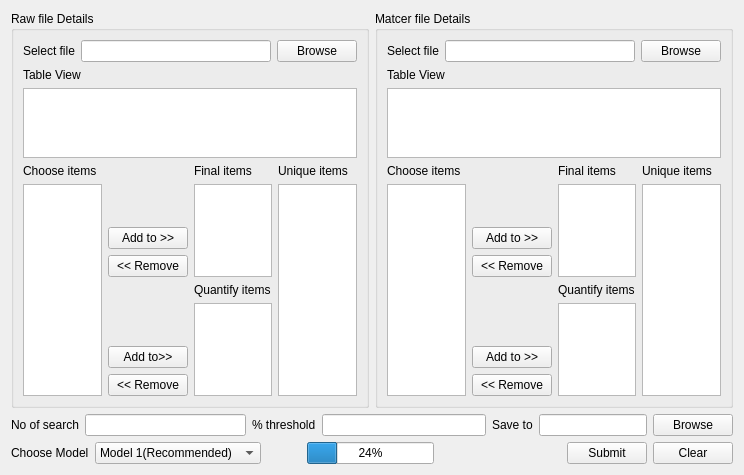
<?xml version="1.0" encoding="UTF-8"?>
<ui version="4.0">
 <class>Frame</class>
 <widget class="QFrame" name="Frame">
  <property name="geometry">
   <rect>
    <x>0</x>
    <y>0</y>
    <width>744</width>
    <height>475</height>
   </rect>
  </property>
  <property name="windowTitle">
   <string>Frame</string>
  </property>
  <layout class="QHBoxLayout" name="horizontalLayout_13">
   <item>
    <layout class="QVBoxLayout" name="verticalLayout_19">
     <item>
      <layout class="QHBoxLayout" name="horizontalLayout">
       <item>
        <widget class="QGroupBox" name="groupBox">
         <property name="title">
          <string>Raw file Details</string>
         </property>
         <layout class="QVBoxLayout" name="verticalLayout_9">
          <item>
           <layout class="QVBoxLayout" name="verticalLayout_7">
            <item>
             <layout class="QHBoxLayout" name="horizontalLayout_2">
              <item>
               <widget class="QLabel" name="label_3">
                <property name="text">
                 <string>Select file</string>
                </property>
               </widget>
              </item>
              <item>
               <widget class="QLineEdit" name="line_file1Path"/>
              </item>
              <item>
               <widget class="QPushButton" name="button_browseFile1">
                <property name="text">
                 <string>Browse</string>
                </property>
               </widget>
              </item>
             </layout>
            </item>
            <item>
             <layout class="QVBoxLayout" name="verticalLayout_8">
              <item>
               <widget class="QLabel" name="label_4">
                <property name="text">
                 <string>Table View</string>
                </property>
               </widget>
              </item>
              <item>
               <widget class="QTableWidget" name="tableWidget_file1"/>
              </item>
             </layout>
            </item>
            <item>
             <layout class="QHBoxLayout" name="horizontalLayout_3">
              <item>
               <layout class="QVBoxLayout" name="verticalLayout_5">
                <item>
                 <widget class="QLabel" name="label_5">
                  <property name="text">
                   <string>Choose items</string>
                  </property>
                 </widget>
                </item>
                <item>
                 <widget class="QListWidget" name="listWidget_chooseFile1"/>
                </item>
               </layout>
              </item>
              <item>
               <layout class="QVBoxLayout" name="verticalLayout_3">
                <item>
                 <layout class="QVBoxLayout" name="verticalLayout_2">
                  <item>
                   <spacer name="verticalSpacer">
                    <property name="orientation">
                     <enum>Qt::Vertical</enum>
                    </property>
                    <property name="sizeHint" stdset="0">
                     <size>
                      <width>20</width>
                      <height>40</height>
                     </size>
                    </property>
                   </spacer>
                  </item>
                  <item>
                   <widget class="QPushButton" name="button_addTo1">
                    <property name="text">
                     <string>Add to &gt;&gt;</string>
                    </property>
                   </widget>
                  </item>
                  <item>
                   <widget class="QPushButton" name="button_removeTo1">
                    <property name="text">
                     <string>&lt;&lt; Remove</string>
                    </property>
                   </widget>
                  </item>
                  <item>
                   <spacer name="verticalSpacer_2">
                    <property name="orientation">
                     <enum>Qt::Vertical</enum>
                    </property>
                    <property name="sizeHint" stdset="0">
                     <size>
                      <width>20</width>
                      <height>40</height>
                     </size>
                    </property>
                   </spacer>
                  </item>
                 </layout>
                </item>
                <item>
                 <layout class="QVBoxLayout" name="verticalLayout">
                  <item>
                   <widget class="QPushButton" name="button_addToQuantify1">
                    <property name="text">
                     <string>Add to&gt;&gt;</string>
                    </property>
                   </widget>
                  </item>
                  <item>
                   <widget class="QPushButton" name="button_removeQuantify1">
                    <property name="text">
                     <string>&lt;&lt; Remove</string>
                    </property>
                   </widget>
                  </item>
                 </layout>
                </item>
               </layout>
              </item>
              <item>
               <layout class="QVBoxLayout" name="verticalLayout_4">
                <item>
                 <widget class="QLabel" name="label_6">
                  <property name="text">
                   <string>Final items</string>
                  </property>
                 </widget>
                </item>
                <item>
                 <widget class="QListWidget" name="listWidget_finalFile1"/>
                </item>
                <item>
                 <widget class="QLabel" name="label_8">
                  <property name="text">
                   <string>Quantify items</string>
                  </property>
                 </widget>
                </item>
                <item>
                 <widget class="QListWidget" name="listWidget_quantify1"/>
                </item>
               </layout>
              </item>
              <item>
               <layout class="QVBoxLayout" name="verticalLayout_6">
                <item>
                 <widget class="QLabel" name="label_7">
                  <property name="text">
                   <string>Unique items</string>
                  </property>
                 </widget>
                </item>
                <item>
                 <widget class="QListWidget" name="listWidget_uniqueFile1"/>
                </item>
               </layout>
              </item>
             </layout>
            </item>
           </layout>
          </item>
         </layout>
        </widget>
       </item>
       <item>
        <widget class="QGroupBox" name="groupBox_2">
         <property name="title">
          <string>Matcer file Details</string>
         </property>
         <layout class="QVBoxLayout" name="verticalLayout_10">
          <item>
           <layout class="QVBoxLayout" name="verticalLayout_11">
            <item>
             <layout class="QHBoxLayout" name="horizontalLayout_4">
              <item>
               <widget class="QLabel" name="label_9">
                <property name="text">
                 <string>Select file</string>
                </property>
               </widget>
              </item>
              <item>
               <widget class="QLineEdit" name="line_file2Path"/>
              </item>
              <item>
               <widget class="QPushButton" name="button_browseFile2">
                <property name="text">
                 <string>Browse</string>
                </property>
               </widget>
              </item>
             </layout>
            </item>
            <item>
             <layout class="QVBoxLayout" name="verticalLayout_20">
              <item>
               <widget class="QLabel" name="label_19">
                <property name="text">
                 <string>Table View</string>
                </property>
               </widget>
              </item>
              <item>
               <widget class="QTableWidget" name="tableWidget_file1_2"/>
              </item>
             </layout>
            </item>
            <item>
             <layout class="QVBoxLayout" name="verticalLayout_12"/>
            </item>
            <item>
             <layout class="QHBoxLayout" name="horizontalLayout_5">
              <item>
               <layout class="QVBoxLayout" name="verticalLayout_13">
                <item>
                 <widget class="QLabel" name="label_11">
                  <property name="text">
                   <string>Choose items</string>
                  </property>
                 </widget>
                </item>
                <item>
                 <widget class="QListWidget" name="listWidget_chooseFile2"/>
                </item>
               </layout>
              </item>
              <item>
               <layout class="QVBoxLayout" name="verticalLayout_14">
                <item>
                 <layout class="QVBoxLayout" name="verticalLayout_15">
                  <item>
                   <spacer name="verticalSpacer_3">
                    <property name="orientation">
                     <enum>Qt::Vertical</enum>
                    </property>
                    <property name="sizeHint" stdset="0">
                     <size>
                      <width>20</width>
                      <height>40</height>
                     </size>
                    </property>
                   </spacer>
                  </item>
                  <item>
                   <widget class="QPushButton" name="button_addTo2">
                    <property name="text">
                     <string>Add to &gt;&gt;</string>
                    </property>
                   </widget>
                  </item>
                  <item>
                   <widget class="QPushButton" name="button_removeTo2">
                    <property name="text">
                     <string>&lt;&lt; Remove</string>
                    </property>
                   </widget>
                  </item>
                  <item>
                   <spacer name="verticalSpacer_4">
                    <property name="orientation">
                     <enum>Qt::Vertical</enum>
                    </property>
                    <property name="sizeHint" stdset="0">
                     <size>
                      <width>20</width>
                      <height>40</height>
                     </size>
                    </property>
                   </spacer>
                  </item>
                 </layout>
                </item>
                <item>
                 <layout class="QVBoxLayout" name="verticalLayout_16">
                  <item>
                   <widget class="QPushButton" name="button_addToQuantify2">
                    <property name="text">
                     <string>Add to &gt;&gt;</string>
                    </property>
                   </widget>
                  </item>
                  <item>
                   <widget class="QPushButton" name="pushButton_10">
                    <property name="text">
                     <string>&lt;&lt; Remove</string>
                    </property>
                   </widget>
                  </item>
                 </layout>
                </item>
               </layout>
              </item>
              <item>
               <layout class="QVBoxLayout" name="verticalLayout_17">
                <item>
                 <widget class="QLabel" name="label_12">
                  <property name="text">
                   <string>Final items</string>
                  </property>
                 </widget>
                </item>
                <item>
                 <widget class="QListWidget" name="listWidget_finalFile2"/>
                </item>
                <item>
                 <widget class="QLabel" name="label_13">
                  <property name="text">
                   <string>Quantify items</string>
                  </property>
                 </widget>
                </item>
                <item>
                 <widget class="QListWidget" name="listWidget_quantify2"/>
                </item>
               </layout>
              </item>
              <item>
               <layout class="QVBoxLayout" name="verticalLayout_18">
                <item>
                 <widget class="QLabel" name="label_14">
                  <property name="text">
                   <string>Unique items</string>
                  </property>
                 </widget>
                </item>
                <item>
                 <widget class="QListWidget" name="listWidget_uniqueFile2"/>
                </item>
               </layout>
              </item>
             </layout>
            </item>
           </layout>
          </item>
         </layout>
        </widget>
       </item>
      </layout>
     </item>
     <item>
      <layout class="QHBoxLayout" name="horizontalLayout_9">
       <item>
        <layout class="QHBoxLayout" name="horizontalLayout_7">
         <item>
          <widget class="QLabel" name="label_15">
           <property name="text">
            <string>No of search</string>
           </property>
          </widget>
         </item>
         <item>
          <widget class="QLineEdit" name="line_numberOfSearch"/>
         </item>
        </layout>
       </item>
       <item>
        <layout class="QHBoxLayout" name="horizontalLayout_6">
         <item>
          <widget class="QLabel" name="label_16">
           <property name="text">
            <string>% threshold</string>
           </property>
          </widget>
         </item>
         <item>
          <widget class="QLineEdit" name="line_percentage"/>
         </item>
        </layout>
       </item>
       <item>
        <layout class="QHBoxLayout" name="horizontalLayout_8">
         <item>
          <widget class="QLabel" name="label_17">
           <property name="text">
            <string>Save to</string>
           </property>
          </widget>
         </item>
         <item>
          <widget class="QLineEdit" name="line_saveToPath"/>
         </item>
         <item>
          <widget class="QPushButton" name="button_browseSaveTo">
           <property name="text">
            <string>Browse</string>
           </property>
          </widget>
         </item>
        </layout>
       </item>
      </layout>
     </item>
     <item>
      <layout class="QHBoxLayout" name="horizontalLayout_12">
       <item>
        <layout class="QHBoxLayout" name="horizontalLayout_11">
         <item>
          <widget class="QLabel" name="label_18">
           <property name="text">
            <string>Choose Model</string>
           </property>
          </widget>
         </item>
         <item>
          <widget class="QComboBox" name="comboMatchingAlgorithm">
           <item>
            <property name="text">
             <string>Model 1(Recommended)</string>
            </property>
           </item>
           <item>
            <property name="text">
             <string>Model 2</string>
            </property>
           </item>
          </widget>
         </item>
         <item>
          <spacer name="horizontalSpacer">
           <property name="orientation">
            <enum>Qt::Horizontal</enum>
           </property>
           <property name="sizeHint" stdset="0">
            <size>
             <width>40</width>
             <height>20</height>
            </size>
           </property>
          </spacer>
         </item>
        </layout>
       </item>
       <item>
        <widget class="QProgressBar" name="progressBar">
         <property name="value">
          <number>24</number>
         </property>
        </widget>
       </item>
       <item>
        <spacer name="horizontalSpacer_2">
         <property name="orientation">
          <enum>Qt::Horizontal</enum>
         </property>
         <property name="sizeHint" stdset="0">
          <size>
           <width>40</width>
           <height>20</height>
          </size>
         </property>
        </spacer>
       </item>
       <item>
        <layout class="QHBoxLayout" name="horizontalLayout_10">
         <item>
          <widget class="QPushButton" name="button_submit">
           <property name="text">
            <string>Submit</string>
           </property>
          </widget>
         </item>
         <item>
          <widget class="QPushButton" name="button_clear">
           <property name="text">
            <string>Clear</string>
           </property>
          </widget>
         </item>
        </layout>
       </item>
      </layout>
     </item>
    </layout>
   </item>
  </layout>
 </widget>
 <resources/>
 <connections/>
</ui>
